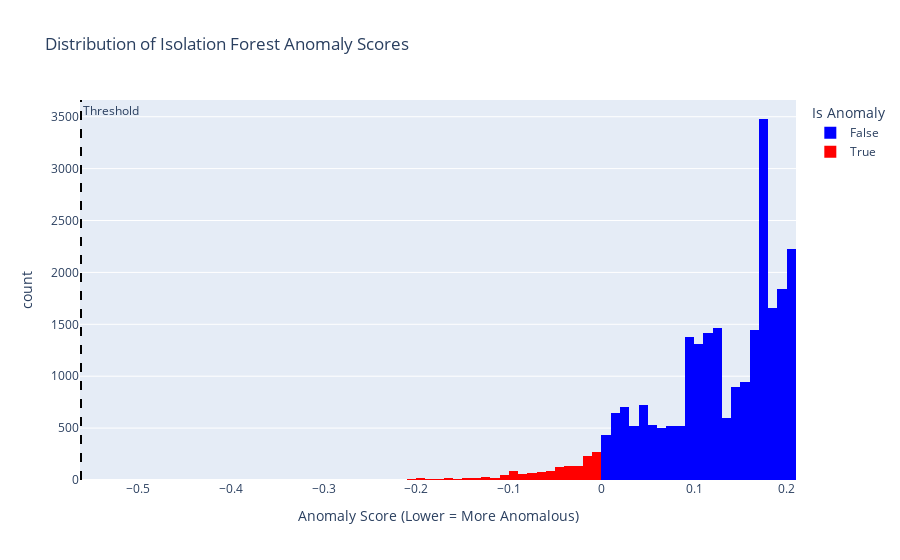

The notebook cell saved with this chart:
### Markdown cell above
#### Identify outliers in the dataset

### Code cell
from helper.outlier_detector import RadarOutlierDetector

detector = RadarOutlierDetector(micro_df)
outlier_df = detector.detect_frame_anomalies(contamination=0.06)    # can be set to "auto"

detector.show_distribution_score().show()

### Figure 1 — Plotly figure (JSON) as saved in the notebook; plotly's stock layout.template omitted (floating-point values rounded to 4 significant figures; data arrays with more than 128 entries replaced by an {"elided": "..."} marker saying what was removed)
{"data": [{"bingroup": "x", "hovertemplate": "Is Anomaly=False<br>Anomaly Score (Lower = More Anomalous)=%{x}<br>count=%{y}<extra></extra>", "legendgroup": "False", "marker": {"color": "blue", "pattern": {"shape": ""}}, "name": "False", "nbinsx": 50, "orientation": "v", "showlegend": true, "type": "histogram", "x": {"elided": "23742 float values"}, "xaxis": "x", "yaxis": "y"}, {"bingroup": "x", "hovertemplate": "Is Anomaly=True<br>Anomaly Score (Lower = More Anomalous)=%{x}<br>count=%{y}<extra></extra>", "legendgroup": "True", "marker": {"color": "red", "pattern": {"shape": ""}}, "name": "True", "nbinsx": 50, "orientation": "v", "showlegend": true, "type": "histogram", "x": {"elided": "1514 float values"}, "xaxis": "x", "yaxis": "y"}], "layout": {"annotations": [{"showarrow": false, "text": "Threshold", "x": -0.5618, "xanchor": "left", "xref": "x", "y": 1, "yanchor": "top", "yref": "y domain"}], "barmode": "relative", "legend": {"title": {"text": "Is Anomaly"}, "tracegroupgap": 0}, "shapes": [{"line": {"color": "black", "dash": "dash"}, "type": "line", "x0": -0.5618, "x1": -0.5618, "xref": "x", "y0": 0, "y1": 1, "yref": "y domain"}], "title": {"text": "Distribution of Isolation Forest Anomaly Scores"}, "xaxis": {"anchor": "y", "domain": [0, 1], "title": {"text": "Anomaly Score (Lower = More Anomalous)"}}, "yaxis": {"anchor": "x", "domain": [0, 1], "title": {"text": "count"}}}}
